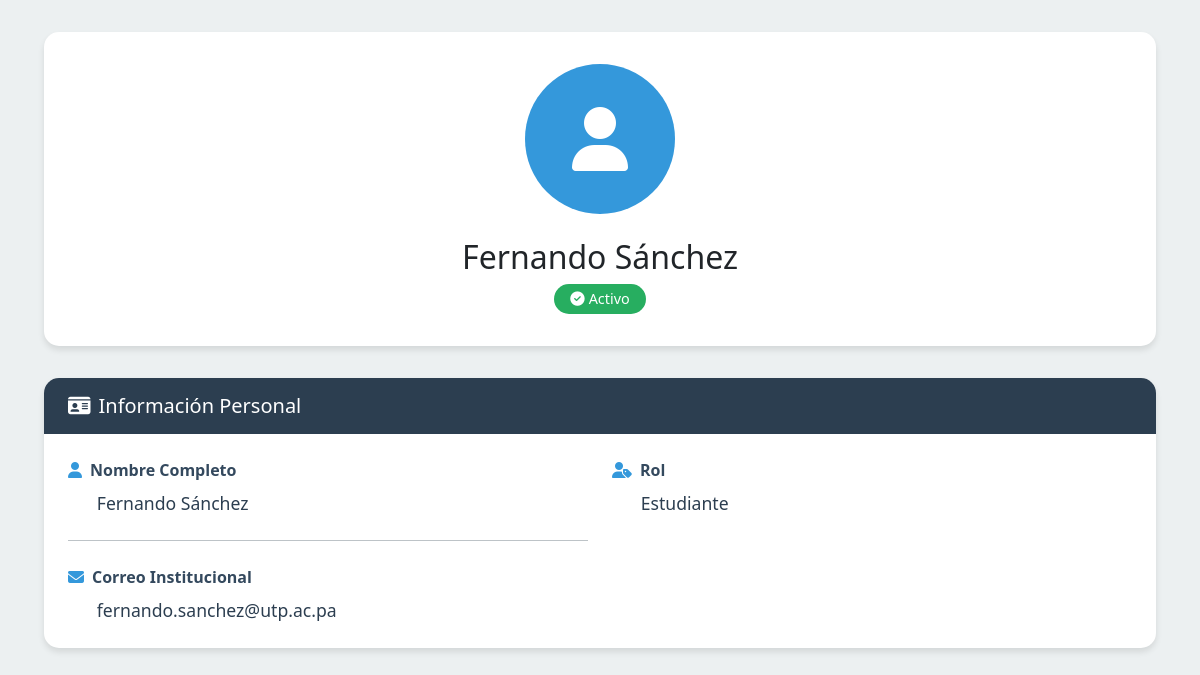
/public/modules/perfil.php (signed in), run on the app's committed database.
### tables this page shows
CREATE TABLE `usuarios` (
  `cedula` varchar(12) NOT NULL,
  `nombre` varchar(20) NOT NULL,
  `apellido` varchar(20) NOT NULL,
  `correo` varchar(50) NOT NULL,
  `id_tipoUsuario` int(11) NOT NULL,
  `pass` varchar(255) NOT NULL
);

CREATE TABLE `estudiantes` (
  `cedula` varchar(12) NOT NULL,
  `id_carrera` int(11) NOT NULL,
  `id_grupo` varchar(10) DEFAULT NULL,
  `estado_academico` enum('Activo','Retirado','Suspendido') DEFAULT 'Activo'
);

CREATE TABLE `tipos_usuario` (
  `id_tipoUsuario` int(11) NOT NULL,
  `tipo` varchar(20) NOT NULL
);

### public/modules/perfil.php (the view, shortened to what this page needs)
<?php
if (!isset($_SESSION['loggedin']) || $_SESSION['loggedin'] !== true) {
    header("Location: /AsistenciaVirtual/View/login.php");
    exit;
}$cedula = $_SESSION['cedula'];
require_once('../../config.php');
$sql = "SELECT nombre, apellido, correo, id_tipoUsuario FROM usuarios WHERE cedula = ?";
$stmt = $conn->prepare($sql);
$stmt->bind_param("s", $cedula);
$stmt->execute();
$result = $stmt->get_result();
if ($result->num_rows > 0) {
    $user = $result->fetch_assoc();
    $nombre_completo = $user['nombre'] . " " . $user['apellido'];
    $correo = $user['correo'];
    $id_tipo_usuario = $user['id_tipoUsuario'];
    $sql_tipo_usuario = "SELECT tipo FROM tipos_usuario WHERE id_tipoUsuario = ?";
    $stmt_tipo_usuario = $conn->prepare($sql_tipo_usuario);
    $stmt_tipo_usuario->bind_param("i", $id_tipo_usuario);
    $stmt_tipo_usuario->execute();
    $result_tipo_usuario = $stmt_tipo_usuario->get_result();
    if ($result_tipo_usuario->num_rows > 0) {
        $tipo_usuario = $result_tipo_usuario->fetch_assoc()['tipo'];
    } else {
        $tipo_usuario = "Desconocido";
    }
    if ($id_tipo_usuario == 2) {
        $sql_estado = "SELECT e.estado_academico FROM estudiantes e WHERE cedula = ?";
        $stmt_estado = $conn->prepare($sql_estado);
        $stmt_estado->bind_param("s", $cedula);
        $stmt_estado->execute();
        $result_estado = $stmt_estado->get_result();
        if ($result_estado->num_rows > 0) {
            $estado_academico = $result_estado->fetch_assoc()['estado_academico'];
        } else {
            $estado_academico = "Desconocido";
        }
    } else {
        $estado_academico = null;
    }
} else {
    header("Location: /AsistenciaVirtual/View/login.php");
    exit;
}
?>
<!DOCTYPE html>
<html lang="es">
<head>
    <link href="https://cdnjs.cloudflare.com/ajax/libs/bootstrap/5.3.2/css/bootstrap.min.css" rel="stylesheet">
    <link href="https://cdnjs.cloudflare.com/ajax/libs/font-awesome/6.4.2/css/all.min.css" rel="stylesheet">
    <link rel="stylesheet" href="/../AsistenciaVirtual/public/assets/css/perfil.css">
</head>
<body>
    <main class="main-content">
        <div class="container-fluid">
            <div class="profile-header text-center">
                <div class="profile-avatar">
                    <i class="fas fa-user"></i>
                </div>
                <h2 class="mb-2"><?php echo $nombre_completo; ?></h2>
                <?php if ($id_tipo_usuario == 2) : ?>
                    <span class="status-badge">
                        <i class="fas fa-check-circle me-1"></i><?php echo $estado_academico; ?>
                    </span>
                <?php endif; ?>
            </div>
            <div class="profile-card">
                <div class="card-header d-flex justify-content-between align-items-center">
                    <h5 class="mb-0">
                        <i class="fas fa-id-card me-2"></i>Información Personal
                    </h5>
                </div>
                <div class="profile-info">
                    <div class="row">
                        <div class="col-md-6">
                            <div class="info-group">
                                <div class="info-label">
                                    <i class="fas fa-user"></i>Nombre Completo
                                </div>
                                <div class="info-value"><?php echo $nombre_completo; ?></div>
                            </div>
                            <div class="info-group">
                                <div class="info-label">
                                    <i class="fas fa-envelope"></i>Correo Institucional
                                </div>
                                <div class="info-value"><?php echo $correo; ?></div>
                            </div>
                        </div>
                        <div class="col-md-6">
                            <div class="info-group">
                                <div class="info-label">
                                    <i class="fas fa-user-tag"></i>Rol
                                </div>
                                <div class="info-value"><?php echo $tipo_usuario; ?></div>
                            </div>
                        </div>
                    </div>
                </div>
            </div>
        </div>
    </main>
</body>
</html>

### public/assets/css/perfil.css (style rules this page uses)
:root { --primary-color: #2c3e50; --secondary-color: #34495e; --accent-color: #3498db; --hover-color: #2980b9; --light-bg: #ecf0f1; --card-border: #bdc3c7; }
body { background-color: var(--light-bg); font-family: 'Segoe UI', system-ui, -apple-system, sans-serif; }
.main-content { padding: 2rem; max-width: 1400px; margin: 0 auto; }
.profile-header { background: white; border-radius: 15px; padding: 2rem; margin-bottom: 2rem; box-shadow: 0 4px 6px rgba(0,0,0,0.1); }
.profile-avatar { width: 150px; height: 150px; border-radius: 50%; background-color: var(--accent-color); display: flex; align-items: center; justify-content: center; margin: 0 auto 1.5rem auto; position: relative; }
.profile-avatar i { font-size: 4rem; color: white; }
.profile-card { background: white; border-radius: 15px; box-shadow: 0 4px 6px rgba(0,0,0,0.1); overflow: hidden; }
.profile-card .card-header { background-color: var(--primary-color); color: white; padding: 1rem 1.5rem; border-bottom: none; }
.profile-info { padding: 1.5rem; }
.info-group { margin-bottom: 1.5rem; padding-bottom: 1.5rem; border-bottom: 1px solid var(--card-border); }
.info-group:last-child { border-bottom: none; margin-bottom: 0; padding-bottom: 0; }
.info-label { color: var(--secondary-color); font-weight: 600; margin-bottom: 0.5rem; display: flex; align-items: center; }
.info-label i { margin-right: 0.5rem; color: var(--accent-color); }
.info-value { color: var(--primary-color); font-size: 1.1rem; padding-left: 1.8rem; }
.status-badge { background-color: #27ae60; color: white; padding: 0.25rem 1rem; border-radius: 20px; font-size: 0.9rem; display: inline-block; }

### data on the page
usuarios: nombre_completo "Fernando Sánchez", correo "fernando.sanchez@utp.ac.pa"
estudiantes: estado_academico "Activo"
tipos_usuario: tipo "Estudiante"
